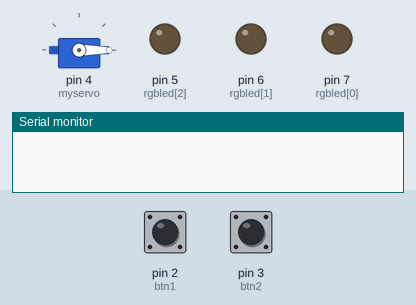
Simulated run of this sketch. Board: Arduino Uno, built with avr-gcc and run on an emulated ATmega328P. Parts: servo, output pins drawn as LEDs (lit = HIGH), the last lines printed to the serial monitor. Dashed ring = blinking. The test bench sets the inputs (shaded band); at power-on: pin 3 (btn2) LOW, pin 2 (btn1) LOW.

Above: at 1.2 s.
1.3 s: pin 3 (btn2) pulled HIGH for 0.25 s
At 4.2 s:
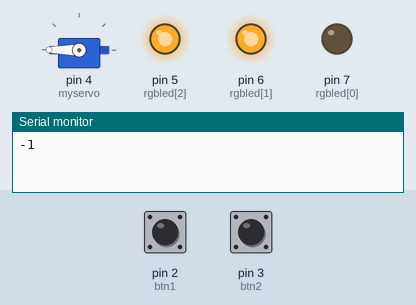
4.5 s: pin 2 (btn1) pulled HIGH for 3.2 s
At 8.9 s:
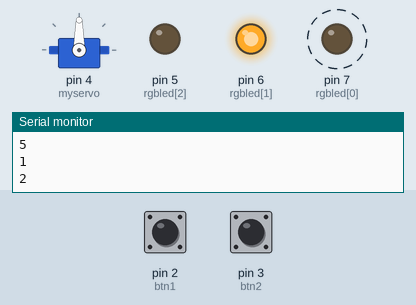
9.2 s: pin 2 (btn1) pulled HIGH for 0.25 s
At 10.4 s:
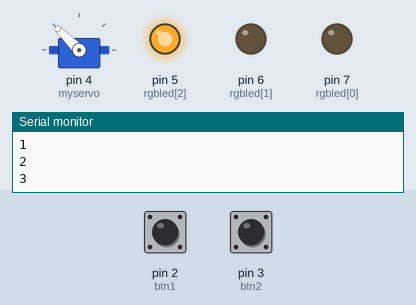
11.0 s: pin 3 (btn2) pulled HIGH for 1 s
At 11.3 s:
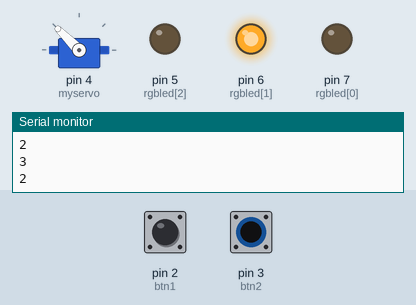
14.0 s: pin 2 (btn1) pulled HIGH for 1 s
At 14.2 s:
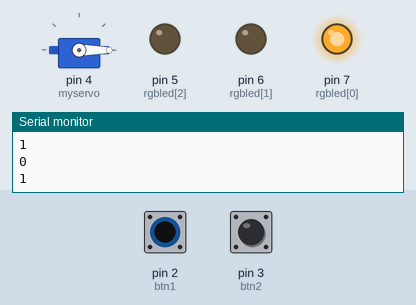
Timing chart, 0 to 17.0 s (numbered marks = the images above; inputs shaded):
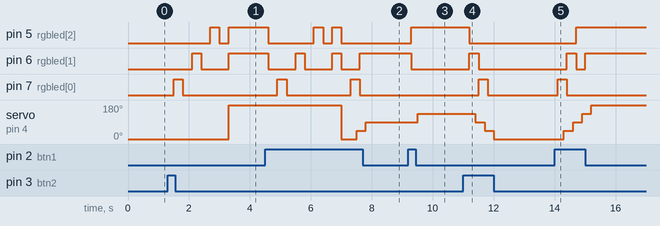

Measured:
- after the input at 1.3 s, pin 5 (rgbled[2]): LOW → HIGH after 1.4 s, → LOW 0.30 s later, → HIGH 0.30 s later; pin 6 (rgbled[1]): LOW → HIGH after 0.80 s, → LOW 0.30 s later, → HIGH 0.90 s later; pin 7 (rgbled[0]): LOW → HIGH after 0.20 s, → LOW 0.30 s later; servo on pin 4 (myservo): 0° → 180° after 2.0 s
- after the input at 4.5 s, pin 5 (rgbled[2]): goes LOW 1.5 s, HIGH 0.30 s, LOW 0.30 s, HIGH 0.30 s, then LOW, starting after 0.10 s; pin 6 (rgbled[1]): goes LOW 0.90 s, HIGH 0.30 s, LOW 0.90 s, HIGH 0.30 s, LOW 0.60 s, then HIGH, starting after 0.10 s
- after the input at 9.2 s, pin 5 (rgbled[2]): LOW → HIGH after 0.10 s; pin 6 (rgbled[1]): HIGH → LOW after 0.10 s; servo on pin 4 (myservo): 90° → 135° after 0.30 s
- after the input at 11.0 s, pin 5 (rgbled[2]): HIGH → LOW after 0.20 s; pin 6 (rgbled[1]): LOW → HIGH after 0.20 s, → LOW 0.30 s later; pin 7 (rgbled[0]): LOW → HIGH after 0.50 s, → LOW 0.30 s later; servo on pin 4 (myservo): 135° → 90° after 0.40 s, → 45° 0.30 s later, → 0° 0.30 s later
- after the input at 14.0 s, pin 5 (rgbled[2]): LOW → HIGH after 0.71 s; pin 6 (rgbled[1]): LOW → HIGH after 0.41 s, → LOW 0.30 s later, → HIGH 0.30 s later; pin 7 (rgbled[0]): LOW → HIGH after 0.11 s, → LOW 0.30 s later; servo on pin 4 (myservo): 0° → 45° after 0.31 s, → 90° 0.30 s later, → 135° 0.30 s later, → 180° 0.30 s later

The sketch:

week_10_lab_31.ino
```cpp
// Adam Miszkiewicz
// working with servo motors

#include <Servo.h>
Servo myservo;
int btn1 = 2;
int btn2 = 3;
int val = 0;
int rgbled[] = {7, 6, 5};

void setup() {
  myservo.attach(4);
  myservo.write(0);
  pinMode(btn1, INPUT);
  pinMode(btn2, INPUT);
  pinMode(rgbled[7, 5, 6], OUTPUT);
  Serial.begin(9600);
}

//function to cycle through the led on btn1 press
void btn1press()
{
   switch(val)
    {
     //val 1 will turn on green light
      case 1:
      analogWrite(rgbled[0], 255);
      break;
      //val 2 will turn off green and turn on blue
      case 2:
      analogWrite(rgbled[0], 0);
      analogWrite(rgbled[1], 255);
      break;
      //val 3 will turn off blue and turn on red
      case 3:
      analogWrite(rgbled[1], 0);
      analogWrite(rgbled[2], 255);
      break;
      //val 4 will turn on both red and blue to make purple
      case 4:
      analogWrite(rgbled[1], 255);
      analogWrite(rgbled[2], 255);
      break;
      //val 5 will cycle through all colours and return to original position
      case 5:
      analogWrite(rgbled[1], 0);
      analogWrite(rgbled[2], 0);
      delay(300);
      analogWrite(rgbled[0], 255);
      delay(300);
      analogWrite(rgbled[0], 0);
      delay(300);
      analogWrite(rgbled[1], 255);
      delay(300);
      analogWrite(rgbled[1], 0);
      delay(300);
      analogWrite(rgbled[2], 255);
      delay(300);
      analogWrite(rgbled[2], 0);
      delay(300);
      analogWrite(rgbled[1], 255);
      analogWrite(rgbled[2], 255);
      delay(300);
      analogWrite(rgbled[1], 0);
      analogWrite(rgbled[2], 0);
      myservo.write(0);
      val = 0;
    }
}

//funtion to cycle through lights on btn2 press
void btn2press()
{
  switch(val)
  {
    //val -1 will cycle through the colours and put servo in val 4
    case -1:
      analogWrite(rgbled[0], 255);
      delay(300);
      analogWrite(rgbled[0], 0);
      delay(300);
      analogWrite(rgbled[1], 255);
      delay(300);
      analogWrite(rgbled[1], 0);
      delay(300);
      analogWrite(rgbled[2], 255);
      delay(300);
      analogWrite(rgbled[2], 0);
      delay(300);
      analogWrite(rgbled[1], 255);
      analogWrite(rgbled[2], 255);
      myservo.write(180);
      val = 4;
      break;
    //val 0 will turn off green led
    case 0:
      analogWrite(rgbled[0], 0);
      break;
    //val 1 turns off blue led and turns green on
    case 1:
      analogWrite(rgbled[1], 0);
      analogWrite(rgbled[0], 255);
      break;
    //val 2 turns off red led and turns blue on
    case 2:
     analogWrite(rgbled[2], 0);
     analogWrite(rgbled[1], 255);
      break;
    //val 3 turns off blue led leaving only red on
    case 3:
      analogWrite(rgbled[1], 0);
      analogWrite(rgbled[2], 255);
      break;
  }
}

//main loop
void loop()
{
  if(digitalRead(btn1)== HIGH)
  {
    val++;
    delay(100);
    Serial.println(val);
    btn1press();
  }


  if(digitalRead(btn2)== HIGH)
  {
    val--;
    delay(100);
    Serial.println(val);
    btn2press();
  }

  delay(200);
  myservo.write(val*45);


}
```
